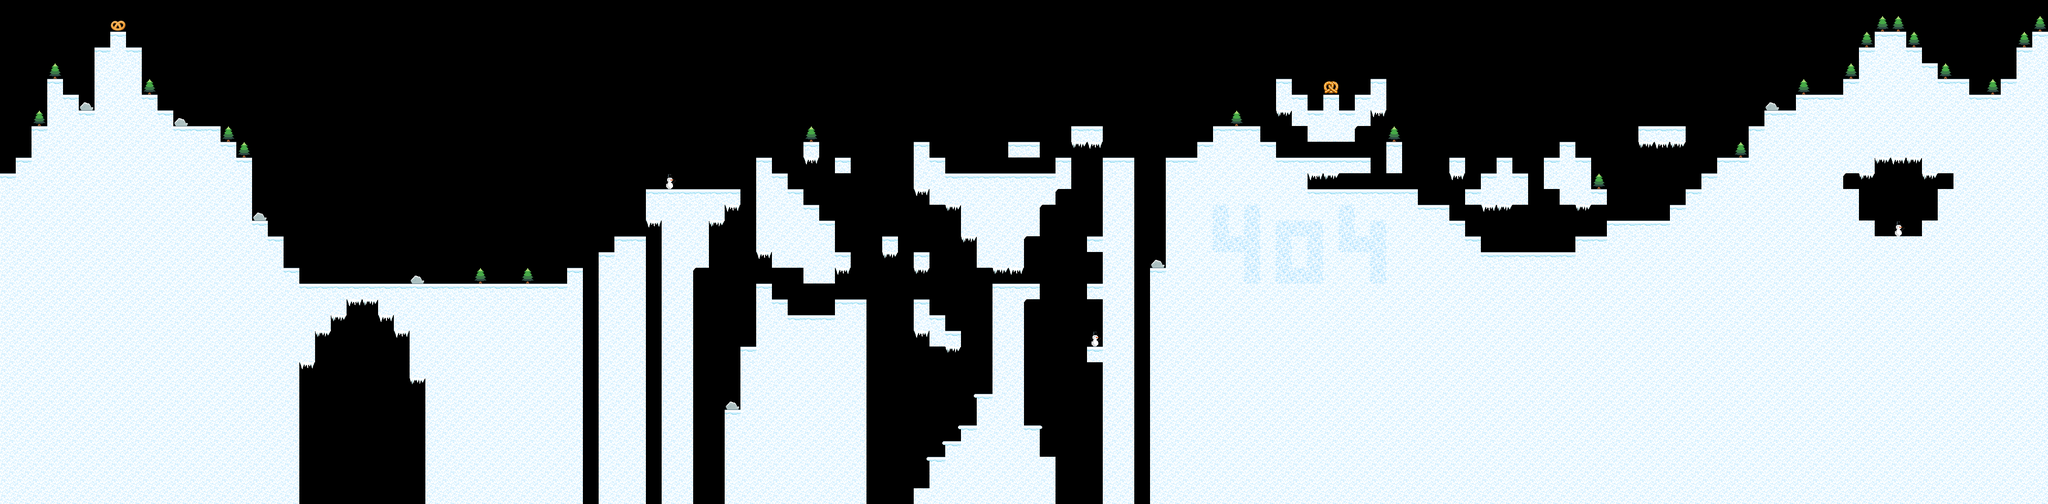

Below is a game level as drawn by its tile map, then a one-line description and the .tmx that defines it (tile-layer data replaced by summaries):
An orthogonal 130x32 tile map with 32x32 px tiles, 2 tile layers (Collisions, Deco), 1 hidden layer not drawn.

<map version="1.10" tiledversion="1.11.2" orientation="orthogonal" renderorder="left-up" width="130" height="32" tilewidth="32" tileheight="32" infinite="0" nextlayerid="4" nextobjectid="1">
 <tileset firstgid="1" name="tiles" tilewidth="32" tileheight="32" tilecount="216" columns="18">
  <image source="../images/tiles.png" width="576" height="384" />
 </tileset>
 <layer id="1" name="Collisions" width="130" height="32">
  <properties>
   <property name="collision" type="bool" value="true" />
  </properties>
  <data>[4160 cells, 2302 non-empty, 4 distinct tile ids]</data>
 </layer>
 <layer id="2" name="Deco" width="130" height="32">
  <properties>
   <property name="type" type="int" value="0" />
  </properties>
  <data>[4160 cells, 92 non-empty, 11 distinct tile ids]</data>
 </layer>
 <layer id="3" name="DecoLevel" width="130" height="32" visible="0">
  <properties>
   <property name="type" type="int" value="0" />
  </properties>
  <data>[4160 cells, 117 non-empty, 2 distinct tile ids]</data>
 </layer>
</map>